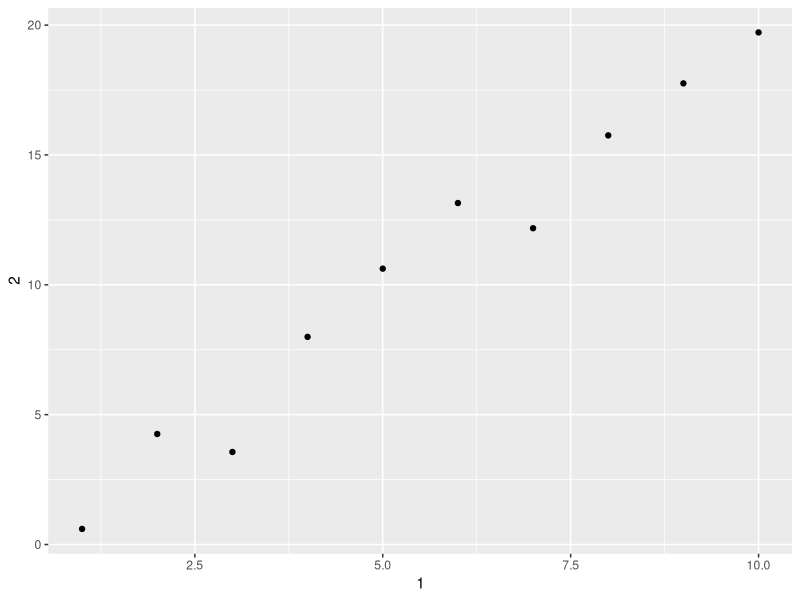

Write R code to recreate this figure.
## ---- chunk 1
set.seed(1014)
options(digits = 3)

knitr::opts_chunk$set(
  comment = "#>",
  collapse = TRUE,
  cache = TRUE,
  out.width = "70%",
  fig.align = 'center',
  fig.width = 6,
  fig.asp = 0.618,  # 1 / phi
  fig.show = "hold"
)

options(dplyr.print_min = 6, dplyr.print_max = 6)
## ---- chunk 2
library(tidyverse)
## ---- chunk 3
var <- "mpg"
as_tibble(mtcars)[[var]]

as_tibble(mtcars)[var]
## ---- chunk 4
df <- tibble(
  `1` = 1:10,
  `2` = `1` * 2 + rnorm(length(`1`))
)
## ---- chunk 5
df[['1']]
df$`1`
## ---- chunk 6
ggplot(df, aes(x = `1`, y = `2`)) +
  geom_point()
## ---- chunk 7
df <- df %>% mutate(`3` = `2` / `1`)
## ---- chunk 8
df <- df %>% rename(one = `1`, two = `2`, three = `3`)
## ---- chunk 9
# enframe() converts named atomic vectors or lists to two-column data frames.
enframe(1:3)
enframe(c(a = 5, b = 7))
## ---- chunk 10
options(tibble.width = Inf)
options(tibble.width = 3)
